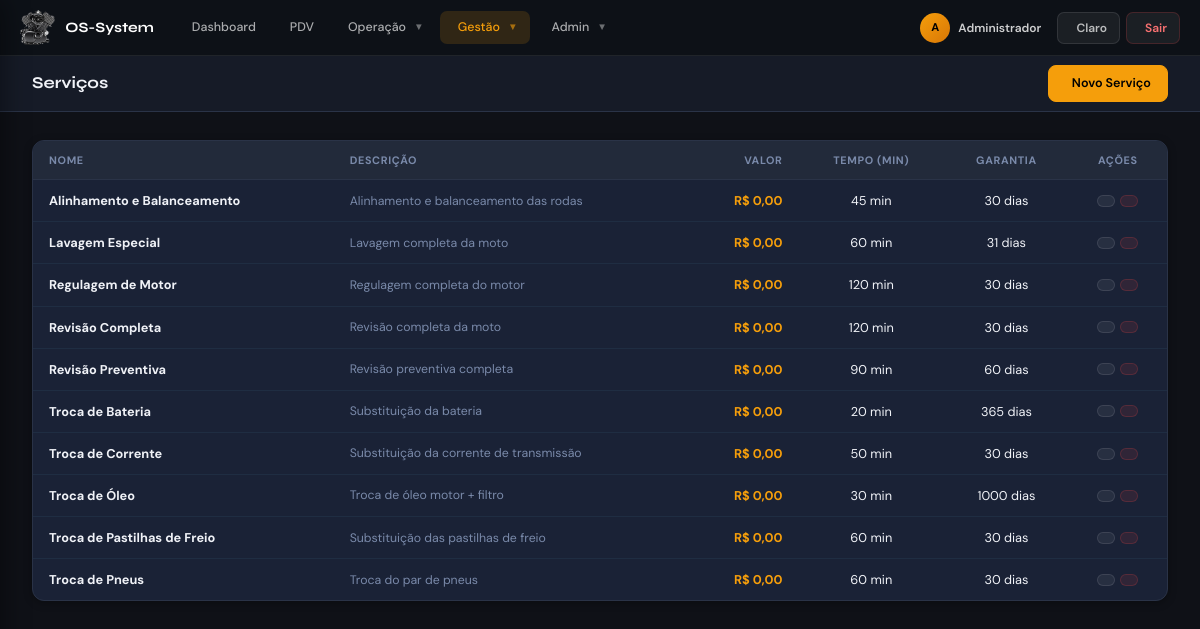
/modules/servicos/servicos.php (signed in), run on the app's committed database.
### tables this page shows
CREATE TABLE IF NOT EXISTS `servicos` (
  `id`              INT(11) NOT NULL AUTO_INCREMENT,
  `nome`            VARCHAR(100) NOT NULL,
  `descricao`       TEXT DEFAULT NULL,
  `valor`           DECIMAL(10,2) DEFAULT 0.00,
  `tempo_estimado`  INT(11) DEFAULT NULL COMMENT 'minutos',
  `garantia_dias`   INT(11) DEFAULT 30,
  `ativo`           TINYINT(1) DEFAULT 1,
  `created_at`      TIMESTAMP DEFAULT CURRENT_TIMESTAMP,
  `updated_at`      TIMESTAMP DEFAULT CURRENT_TIMESTAMP ON UPDATE CURRENT_TIMESTAMP,
  PRIMARY KEY (`id`)
);

### modules/servicos/servicos.php (the view, shortened to what this page needs)
<?php
require_once '../../config/config.php';
$servicos = $db->query("SELECT * FROM servicos WHERE ativo = 1 ORDER BY nome")->fetchAll(PDO::FETCH_ASSOC);
?>
<?php include '../../includes/sidebar.php'; ?>
<header class="os-topbar">
  <div class="topbar-title">Serviços</div>
  <div class="topbar-actions">
    <button class="btn-os btn-os-primary" onclick="abrirModal()">
      <i class="ph-bold ph-plus-circle"></i> Novo Serviço
    </button>
  </div>
</header>
<main class="os-content">
<div class="os-card">
  <div class="os-card-body" style="padding:0">
    <table class="os-table">
      <thead><tr><th>Nome</th><th>Descrição</th><th style="text-align:right">Valor</th><th style="text-align:center">Tempo (min)</th><th style="text-align:center">Garantia</th><th style="text-align:center">Ações</th></tr></thead>
      <tbody>
        <?php foreach ($servicos as $s): ?>
        <tr>
          <td><strong><?= htmlspecialchars($s['nome']) ?></strong></td>
          <td style="font-size:.82rem;color:var(--text-muted)"><?= htmlspecialchars(mb_strimwidth($s['descricao']??'',0,60,'...')) ?></td>
          <td style="text-align:right;font-weight:700;color:var(--accent)">R$ <?= number_format($s['valor']??0,2,',','.') ?></td>
          <td style="text-align:center"><?= $s['tempo_estimado'] ? $s['tempo_estimado'].' min' : '—' ?></td>
          <td style="text-align:center"><?= $s['garantia_dias'] ? $s['garantia_dias'].' dias' : '—' ?></td>
          <td style="text-align:center">
            <div style="display:flex;gap:5px;justify-content:center">
              <button class="btn-os btn-os-ghost" style="padding:5px 8px" onclick='editarServico(<?= htmlspecialchars(json_encode($s),ENT_QUOTES) ?>)'><i class="ph-bold ph-pencil-simple"></i></button>
              <a href="?excluir=<?= $s['id'] ?>" class="btn-os" style="padding:5px 8px;background:rgba(239,68,68,.1);border:1px solid rgba(239,68,68,.2);color:#ef4444" onclick="return confirm('Desativar este serviço?')"><i class="ph-bold ph-trash"></i></a>
            </div>
          </td>
        </tr>
        <?php endforeach; ?>
      </tbody>
    </table>
  </div>
</div>
</main>
<?php include '../../includes/footer.php'; ?>

### assets/css/os-theme.css (style rules this page uses)
:root { --accent: #f59e0b; --accent-dark: #d97706; --accent-light: #fde68a; --success: #22c55e; --danger: #ef4444; --warning: #f59e0b; --info: #38bdf8; --navbar-h: 56px; --topbar-h: 56px; --radius: 12px; --radius-sm: 8px; --font-display: 'Syne', sans-serif; --font-body: 'DM Sans', sans-serif; --transition: .2s cubic-bezier(.4,0,.2,1); }
[data-theme="dark"] { --bg: #0f1117; --bg-surface: #161b27; --bg-card: #1a2236; --bg-card2: #222A3A; --bg-input: #1a2035; --border: #2a3347; --border-light: #1f2d42; --text: #f0f2f7; --text-muted: #7a8aaa; --text-dim: #4a5568; --sidebar-bg: #0d1117; --sidebar-item: rgba(255,255,255,.04); --sidebar-hover: rgba(245,158,11,.12); --sidebar-text: #8892a4; --sidebar-active:#f59e0b; --shadow: 0 4px 24px rgba(0,0,0,.4); --shadow-sm: 0 2px 8px rgba(0,0,0,.3); }
*, *::before, *::after { box-sizing: border-box; margin: 0; padding: 0; }
html { font-size: 15px; }
body { font-family: var(--font-body); background: var(--bg); color: var(--text); min-height: 100vh; transition: background var(--transition), color var(--transition); -webkit-font-smoothing: antialiased; }
.os-content { flex: 1; padding: 28px 32px; }
.os-topbar { height: var(--topbar-h); background: var(--bg-surface); border-bottom: 1px solid var(--border); display: flex; align-items: center; justify-content: space-between; padding: 0 32px; position: sticky; top: 0; z-index: 100; transition: background var(--transition); }
.topbar-title { font-family: var(--font-display); font-size: 1.1rem; font-weight: 700; color: var(--text); }
.topbar-actions { display: flex; align-items: center; gap: 8px; }
.os-card { background: var(--bg-card); border: 1px solid var(--border); border-radius: var(--radius); box-shadow: var(--shadow-sm); transition: background var(--transition), border-color var(--transition); overflow: hidden; }
.os-card-body { padding: 20px 24px 24px; }
.os-table { width: 100%; border-collapse: collapse; font-size: .875rem; }
.os-table thead tr { border-bottom: 1px solid var(--border); }
.os-table th { padding: 10px 16px; font-size: .7rem; font-weight: 600; letter-spacing: .08em; text-transform: uppercase; color: var(--text-muted); text-align: left; white-space: nowrap; }
.os-table td { padding: 12px 16px; color: var(--text); border-bottom: 1px solid var(--border-light); vertical-align: middle; }
.os-table tbody tr:last-child td { border-bottom: none; }
.os-table tbody tr { transition: background var(--transition); }
.btn-os { display: inline-flex; align-items: center; gap: 7px; padding: 8px 16px; border-radius: var(--radius-sm); font-size: .85rem; font-weight: 600; font-family: var(--font-body); cursor: pointer; border: none; transition: all var(--transition); text-decoration: none; }
.btn-os-primary { background: var(--accent); color: #000; }
.btn-os-ghost { background: var(--bg-card2); color: var(--text-muted); border: 1px solid var(--border); }
.btn-os { display: inline-flex; align-items: center; gap: 7px; padding: 8px 16px; border-radius: 8px; font-size: .84rem; font-weight: 600; font-family: var(--font-body); cursor: pointer; text-decoration: none; transition: all .15s; border: 1px solid transparent; white-space: nowrap; }
.btn-os-primary { background: var(--accent); color: #000; border-color: var(--accent); }
.btn-os-ghost { background: rgba(255,255,255,.06); border-color: rgba(255,255,255,.1); color: var(--text-muted); }
.os-table { width: 100%; border-collapse: collapse; font-size: .85rem; }
.os-table thead th { background: var(--bg-card2); color: var(--text-muted); font-size: .72rem; font-weight: 700; text-transform: uppercase; letter-spacing: .06em; padding: 11px 16px; border-bottom: 1px solid var(--border); white-space: nowrap; }
.os-table tbody td { padding: 11px 16px; border-bottom: 1px solid var(--border-light); color: var(--text); vertical-align: middle; }
.os-card { background: var(--bg-card); border: 1px solid var(--border); border-radius: var(--radius); overflow: hidden; }
.os-card-body { padding: 20px; }
.os-topbar { position: sticky; top: 56px; z-index: 100; background: var(--bg-surface); border-bottom: 1px solid var(--border); padding: 12px 32px; display: flex; align-items: center; justify-content: space-between; font-family: var(--font-body); }
.topbar-title { font-family: var(--font-display); font-weight: 700; font-size: 1.1rem; color: var(--text); }
.topbar-actions { display: flex; align-items: center; gap: 10px; }

### includes/sidebar.php (style rules this page uses)
.os-topbar { top: 56px; }

### data on the page
servicos: nome "Alinhamento e Balanceamento", descricao "Alinhamento e balanceamento das rodas", valor "0,00", tempo_estimado "45", garantia_dias "30"
servicos: nome "Lavagem Especial", descricao "Lavagem completa da moto", valor "0,00", tempo_estimado "60", garantia_dias "31"
servicos: nome "Regulagem de Motor", descricao "Regulagem completa do motor", valor "0,00", tempo_estimado "120", garantia_dias "30"
servicos: nome "Revisão Completa", descricao "Revisão completa da moto", valor "0,00", tempo_estimado "120", garantia_dias "30"
servicos: nome "Revisão Preventiva", descricao "Revisão preventiva completa", valor "0,00", tempo_estimado "90", garantia_dias "60"
servicos: nome "Troca de Bateria", descricao "Substituição da bateria", valor "0,00", tempo_estimado "20", garantia_dias "365"
servicos: nome "Troca de Corrente", descricao "Substituição da corrente de transmissão", valor "0,00", tempo_estimado "50", garantia_dias "30"
servicos: nome "Troca de Óleo", descricao "Troca de óleo motor + filtro", valor "0,00", tempo_estimado "30", garantia_dias "1000"
servicos: nome "Troca de Pastilhas de Freio", descricao "Substituição das pastilhas de freio", valor "0,00", tempo_estimado "60", garantia_dias "30"
servicos: nome "Troca de Pneus", descricao "Troca do par de pneus", valor "0,00", tempo_estimado "60", garantia_dias "30"

### other printed values
$_sistemaConfig['nome_sistema'] "OS-System"
$iniciais "A"
$usuario['nome'] "Administrador"
